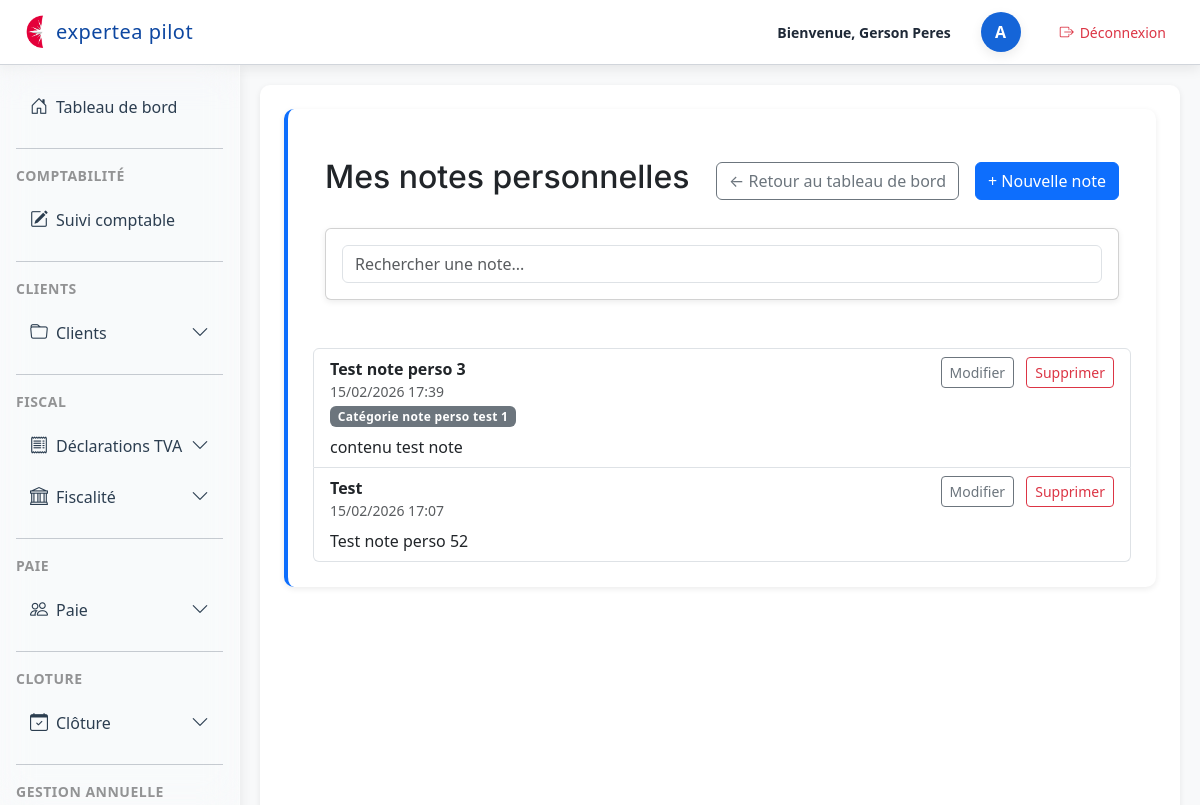
The app's page /dossiers/mes-notes/ (signed in) with its own data.
### dossiers/models.py (models this page shows, shortened)
class UserNote(models.Model):
    user = models.ForeignKey(User, on_delete=models.CASCADE)
    categorie = models.ForeignKey(UserNoteCategorie, on_delete=models.SET_NULL, null=True, blank=True)
    titre = models.CharField(max_length=200, blank=True)
    contenu = models.TextField()
    created_at = models.DateTimeField(auto_now_add=True)
    updated_at = models.DateTimeField(auto_now=True)
    class Meta:
        ordering = ['-created_at']

class UserNoteCategorie(models.Model):
    user = models.ForeignKey(User, on_delete=models.CASCADE)
    nom = models.CharField(max_length=100)

### dossiers/views.py (the view)
# urls.py: path("mes-notes/", user_notes, name="user_notes"),
@login_required
def user_notes(request):
    notes = UserNote.objects.filter(user=request.user)
    search = request.GET.get("search")
    if search:
        notes = notes.filter(
            Q(titre__icontains=search) |
            Q(contenu__icontains=search)
        )
    categorie_id = request.GET.get("categorie")
    if categorie_id:
        notes = notes.filter(categorie_id=categorie_id)
    categories = UserNoteCategorie.objects.filter(user=request.user)
    notes = notes.order_by("-created_at")
    return render(request, "dossiers/user_notes_list.html", {
        "notes": notes,
        "categories": categories,
        "search": search,
        "categorie_id": categorie_id,
    })

### cabinet_compta/context_processors.py (called while the page is built)
def user_role(request):
    if not request.user.is_authenticated:
        return {"base_template": "base.html"}
    groups = request.user.groups.values_list("name", flat=True)
    if "Client" in groups:
        return {"base_template": "base_paie_client.html"}
    if "Partenaire" in groups:
        return {"base_template": "base_partenaire.html"}
    return {"base_template": "base.html"}

### dossiers/context_processors.py (called while the page is built)
def last_fiscal_year(request):
    current_year = date.today().year
    try:
        year_obj = AnneeFiscale.objects.get(annee=current_year)
        return {"last_year": year_obj.id}
    except AnneeFiscale.DoesNotExist:
        try:
            last_year_obj = AnneeFiscale.objects.latest("annee")
            return {"last_year": last_year_obj.id}
        except AnneeFiscale.DoesNotExist:
            return {"last_year": None}

def cloture_context(request):
    derniere_annee = ClotureAnnee.objects.order_by('-annee').first()
    return {
        "derniere_annee": derniere_annee
    }

### dossiers/templates/dossiers/user_notes_list.html (shortened to what this page needs)
{% extends "base.html" %}
{% block content %}
<section class="section">
<div class="container py-4">
    <div class="d-flex justify-content-between align-items-center mb-4">
        <h2>Mes notes personnelles</h2>
        <div class="d-flex gap-2">
            <a href="{% url 'user_space' %}" class="btn btn-outline-secondary">
                ← Retour au tableau de bord
            </a>
            <a href="{% url 'add_user_note' %}" class="btn btn-primary">
                + Nouvelle note
            </a>
        </div>
    </div>
<div class="card p-3 mb-4">
    <input type="text"
           id="note-search"
           class="form-control"
           placeholder="Rechercher une note...">
</div>
</div>
{% if notes %}
    <div class="list-group" id="notes-list">
        {% for note in notes %}
            <div class="list-group-item note-item">
                <div class="d-flex justify-content-between">
                    <div>
                        <div class="fw-bold note-title">{{ note.titre|default:"Sans titre" }}</div>
                        <div class="text-muted small">{{ note.created_at|date:"d/m/Y H:i" }}</div>
                        {% if note.categorie %}
                            <span class="badge bg-secondary mt-1">{{ note.categorie.nom }}</span>
                        {% endif %}
                    </div>
                    <div class="text-end">
                        <a href="{% url 'edit_user_note' note.id %}" class="btn btn-sm btn-outline-secondary">
                            Modifier
                        </a>
                        <a href="{% url 'delete_user_note' note.id %}" class="btn btn-sm btn-outline-danger">
                            Supprimer
                        </a>
                    </div>
                </div>
                <div class="mt-2 note-content">
                    {{ note.contenu|truncatechars:200 }}
                </div>
            </div>
        {% endfor %}
    </div>
{% else %}
    <p class="text-muted"><em>Aucune note ne correspond à votre recherche…</em></p>
{% endif %}
</div>
{% endblock %}

### dossiers/templates/base.html (shortened to what this page needs)
<!DOCTYPE html>
<html lang="fr">
<head>
    {% load static %}
    <link rel="stylesheet" href="{% static 'css/base.css' %}">
    <link rel="stylesheet" href="{% static 'css/dashboard.css' %}">
    <link rel="stylesheet"
          href="https://cdn.jsdelivr.net/npm/bootstrap@5.3.0/dist/css/bootstrap.min.css">
    <link rel="stylesheet"
      href="https://cdn.jsdelivr.net/npm/bootstrap-icons@1.11.3/font/bootstrap-icons.css">
</head>
<body class="bg-light">
<header class="top-header">
    <div class="header-left">
        <img src="{% static 'img/logo.png' %}" alt="Logo" class="header-logo">
        <span class="header-title">expertea pilot</span>
    </div>
    <div class="header-right">
        <span class="welcome-text">Bienvenue, {{request.user.get_full_name }}</span>
        <div class="avatar-circle d-flex justify-content-center align-items-center"
             style="width:40px; height:40px; border-radius:50%; background:#1565d8; color:white; font-weight:600; margin-left:15px;">
            {{ user.username|first|upper }}
        </div>
<a href="{% url 'logout' %}"
   class="btn btn-sm d-flex align-items-center"
   style="margin-left: 15px; background:white; color:#dc3545; border-radius:12px;">
    <i class="bi bi-box-arrow-right" style="margin-right:6px;"></i>
    Déconnexion
</a>
    </div>
</header>
<div class="layout-container d-flex w-100">
    <div class="sidebar-column position-relative d-flex flex-column">
        <aside id="sidebar" class="sidebar p-3">
            <nav class="nav flex-column">
<a class="nav-link d-flex align-items-center gap-2 {% if request.resolver_match.url_name == 'dashboard' %}active{% endif %}"
   href="{% url 'user_space' %}">
    <i class="bi bi-house-door"></i>
    <span class="sidebar-text">Tableau de bord</span>
</a>
                <hr class="sidebar-separator my-3 opacity-25">
                <div class="sidebar-section-title text-uppercase small opacity-75 mb-2">
                    Comptabilité
                </div>
                <a class="nav-link text-white d-flex align-items-center gap-2 {% if request.resolver_match.url_name == 'liste_suivi_comptable' %}active{% endif %}"
                   href="{% url 'liste_suivi_comptable' %}">
                    <i class="bi bi-pencil-square"></i>
                    <span class="sidebar-text">Suivi comptable</span>
                </a>
                <hr class="sidebar-separator my-3 opacity-25">
                <div class="sidebar-section-title text-uppercase small opacity-75 mb-2">
                    CLIENTS
                </div>
                <div class="nav-item">
                    <a class="nav-link text-white d-flex align-items-center gap-2"
                       data-bs-toggle="collapse"
                       href="#menuCLIENTS"
                       role="button"
                       aria-expanded="false"
                       aria-controls="menuCLIENTS">
                        <i class="bi bi-folder"></i>
                        <span class="sidebar-text">Clients</span>
                        <i class="bi bi-chevron-down ms-auto small"></i>
                    </a>
                </div>
                <hr class="sidebar-separator my-3 opacity-25">
                <div class="sidebar-section-title text-uppercase small opacity-75 mb-2">
                    FISCAL
                </div>
                <div class="nav-item">
                    <a class="nav-link text-white d-flex align-items-center gap-2"
                       data-bs-toggle="collapse"
                       href="#menuTVA"
                       role="button"
                       aria-expanded="false"
                       aria-controls="menuTVA">
                        <i class="bi bi-receipt"></i>
                        <span class="sidebar-text">Déclarations TVA</span>
                        <i class="bi bi-chevron-down ms-auto small"></i>
                    </a>
                </div>
		<div class="nav-item">
		    <a class="nav-link text-white d-flex align-items-center gap-2"
		       data-bs-toggle="collapse"
		       href="#menuFISCAL"
		       role="button"
		       aria-expanded="false"
		       aria-controls="menuFISCAL">
		        <i class="bi bi-bank"></i>
		        <span class="sidebar-text">Fiscalité</span>
		        <i class="bi bi-chevron-down ms-auto small"></i>
		    </a>
</div>
		<hr class="sidebar-separator my-3 opacity-25">
		<div class="sidebar-section-title text-uppercase small opacity-75 mb-2">
		    Paie
		</div>
		<div class="nav-item">
		    <a class="nav-link text-white d-flex align-items-center gap-2"
		       data-bs-toggle="collapse"
		       href="#menuPAIE"
		       role="button"
		       aria-expanded="false"
		       aria-controls="menuPAIE">
		        <i class="bi bi-people"></i>
		        <span class="sidebar-text">Paie</span>
		        <i class="bi bi-chevron-down ms-auto small"></i>
		    </a>
    </div>
<hr class="sidebar-separator my-3 opacity-25">
<div class="sidebar-section-title text-uppercase small opacity-75 mb-2">
    CLOTURE
</div>
<div class="nav-item">
    <a class="nav-link text-white d-flex align-items-center gap-2"
       data-bs-toggle="collapse"
       href="#menuCLOTURE"
       role="button"
       aria-expanded="false"
       aria-controls="menuCLOTURE">
        <i class="bi bi-calendar-check"></i>
        <span class="sidebar-text">Clôture</span>
        <i class="bi bi-chevron-down ms-auto small"></i>
    </a>
</div>
		<hr class="sidebar-separator my-3 opacity-25">
		<div class="sidebar-section-title text-uppercase small opacity-75 mb-2">
		    Gestion Annuelle
		</div>
            </nav>
        </aside>
    </div>
    <main class="flex-grow-1 p-4">
        {% block content %}
        {% endblock %}
</body>
</html>

### dossiers/static/css/base.css (style rules this page uses)
:root { --blue-primary: #0d6efd; --blue-dark: #0b5ed7; --blue-light: #e7f1ff; --sidebar-bg: #0a1a2b; --sidebar-hover: rgba(255, 255, 255, 0.12); --sidebar-active: #0d6efd; --text-light: #f8f9fa; }
body { font-family: 'Inter', sans-serif; background: var(--blue-light); }
main { background: white; padding: 25px; border-radius: 10px; box-shadow: 0 2px 6px rgba(0, 0, 0, 0.08); margin: 20px; }
h1, h2, h3, h4, h5, .card h1, .card h2, .card h3, .card h4 { font-family: 'Inter', sans-serif; font-weight: 600; color: var(--blue-dark); margin-top: 0; margin-bottom: 18px; }
section { margin-bottom: 30px; }
.section { background: white; padding: 25px; border-radius: 10px; margin-bottom: 30px; border-left: 4px solid var(--blue-primary); box-shadow: 0 2px 6px rgba(0, 0, 0, 0.08); transition: box-shadow 0.25s ease; }
.card { background: white; border-radius: 10px; padding: 20px; box-shadow: 0 2px 6px rgba(0, 0, 0, 0.08); border-left: 4px solid var(--blue-primary); margin-bottom: 25px; transition: box-shadow 0.25s ease; }
.badge { display: inline-block; padding: 4px 10px; border-radius: 6px; font-size: 12px; font-weight: 600; letter-spacing: 0.3px; margin-right: 6px; }
a { transition: color 0.2s ease; }
p, ul, ol, table, form, .section { margin-bottom: 20px; }
.btn + .btn { margin-left: 8px; }
.btn { padding: 8px 16px; border-radius: 6px; text-decoration: none; font-weight: 600; display: inline-block; transition: background 0.2s ease, color 0.2s ease, box-shadow 0.2s ease; }
.btn-primary { background: var(--blue-primary); color: white; border: none; }
.sidebar { width: 240px; min-height: 100vh; background: var(--sidebar-bg); color: var(--text-light); transition: width 0.25s ease; overflow: hidden; }
.sidebar .nav-link { padding: 10px 15px; border-radius: 6px; margin-bottom: 6px; transition: background 0.2s; font-weight: 500; }
:root { --radius-small: 6px; --radius-medium: 10px; }
h1, h2, h3, h4, h5 { font-family: 'Inter', sans-serif; font-weight: 600; color: var(--blue-dark); }
.sidebar-column { width: 240px; min-height: 100vh; position: relative; flex-shrink: 0; }
.layout-container { height: calc(100vh - 65px); overflow: hidden; }
main { overflow-y: auto; height: 100%; }
.top-header { height: 65px; }
.top-header, .layout-container { position: relative !important; z-index: 1 !important; }
#layoutSidenav, #layoutSidenav_content, .sidebar, .navbar, .header, .content, .main-content, .page-wrapper, .wrapper, .layout, .container, .container-fluid { position: relative !important; z-index: 1 !important; }
.layout-container { min-height: calc(100vh - 60px); }
.sidebar { width: 230px; }
.sidebar { background: rgba(255, 255, 255, 0.20) !important; backdrop-filter: blur(18px) saturate(180%) !important; -webkit-backdrop-filter: blur(18px) saturate(180%) !important; border-right: 1px solid rgba(255, 255, 255, 0.35) !important; min-height: 100vh; color: #2c3e50 !important; }
.sidebar-section-title { color: rgba(0, 0, 0, 0.55) !important; font-weight: 600; letter-spacing: 0.5px; }
.sidebar .nav-link { color: #2c3e50 !important; padding: 10px 14px; border-radius: 8px; margin: 2px 0; transition: all 0.2s ease-in-out; }
.sidebar .nav-link i { font-size: 18px; transition: color 0.2s ease-in-out; }
.header-title { font-weight: 300 !important; letter-spacing: 0.5px; font-size: 1.6rem; }

### records on screen
UserNote: titre "Test note perso 3", created_at "15/02/2026 17:39", categorie.nom "Catégorie note perso test 1", contenu "contenu test note"
UserNote: titre "Test", created_at "15/02/2026 17:07", contenu "Test note perso 52"

### other values on screen
{{ request.user.get_full_name }} "Gerson Peres"
{{ user.username|first|upper }} "A"
